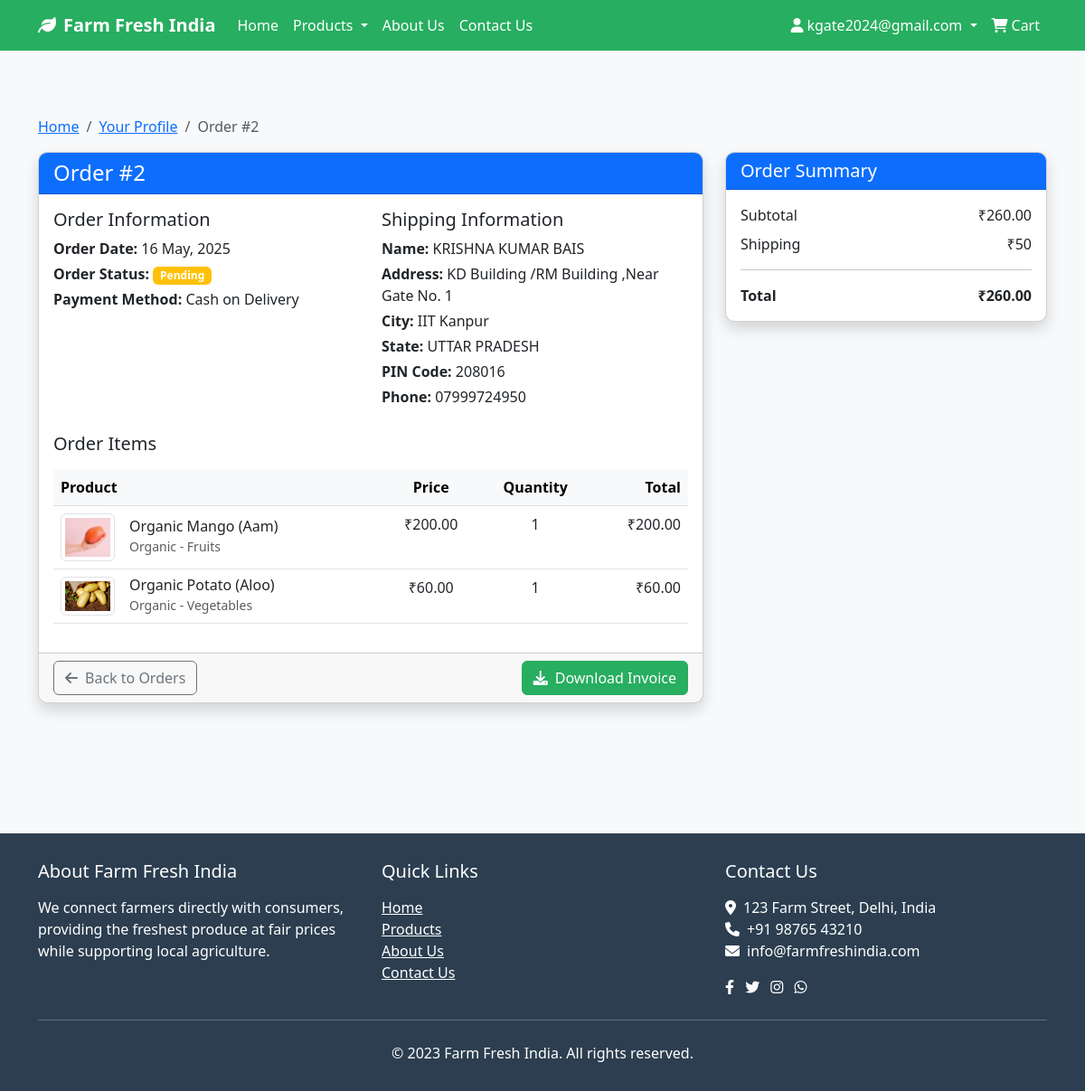
Screenshot of /cart/order/2/ (signed in) with the database file from the repository.
### cart/models.py (models this page shows, shortened)
class Order(models.Model):
    PAYMENT_METHOD_CHOICES = [
        ('upi', 'UPI'),
        ('card', 'Credit/Debit Card'),
        ('cod', 'Cash on Delivery'),
    ]
    ORDER_STATUS_CHOICES = [
        ('pending', 'Pending'),
        ('processing', 'Processing'),
        ('shipped', 'Shipped'),
        ('delivered', 'Delivered'),
        ('cancelled', 'Cancelled'),
    ]
    user = models.ForeignKey(User, on_delete=models.CASCADE, related_name='orders')
    full_name = models.CharField(max_length=150)
    email = models.EmailField()
    phone = models.CharField(max_length=15)
    address = models.CharField(max_length=250)
    city = models.CharField(max_length=100)
    state = models.CharField(max_length=100)
    pin_code = models.CharField(max_length=20)
    created = models.DateTimeField(auto_now_add=True)
    updated = models.DateTimeField(auto_now=True)
    payment_method = models.CharField(max_length=10, choices=PAYMENT_METHOD_CHOICES, default='cod')
    transaction_id = models.CharField(max_length=150, blank=True)
    status = models.CharField(max_length=20, choices=ORDER_STATUS_CHOICES, default='pending')
    total_paid = models.DecimalField(max_digits=10, decimal_places=2)
    class Meta:
        ordering = ('-created',)
    def get_total_cost(self):
        return sum(item.get_cost() for item in self.items.all())

class OrderItem(models.Model):
    order = models.ForeignKey(Order, related_name='items', on_delete=models.CASCADE)
    product = models.ForeignKey(Product, related_name='order_items', on_delete=models.CASCADE)
    price = models.DecimalField(max_digits=10, decimal_places=2)
    quantity = models.PositiveIntegerField(default=1)
    def get_cost(self):
        return self.price * self.quantity

### products/models.py (models this page shows, shortened)
class Product(models.Model):
    category = models.ForeignKey(Category, related_name='products', on_delete=models.CASCADE)
    name = models.CharField(max_length=100)
    slug = models.SlugField(max_length=150, unique=True)
    description = models.TextField(blank=True)
    price = models.DecimalField(max_digits=10, decimal_places=2)
    stock = models.PositiveIntegerField(default=0)
    available = models.BooleanField(default=True)
    created = models.DateTimeField(auto_now_add=True)
    updated = models.DateTimeField(auto_now=True)
    image = models.ImageField(upload_to='products/', blank=True)
    is_featured = models.BooleanField(default=False)
    unit = models.CharField(max_length=20, default='kg', help_text='Unit of measurement (kg, g, piece)')
    class Meta:
        ordering = ('name',)

class Category(models.Model):
    CATEGORY_CHOICES = [
        ('normal', 'Normal'),
        ('organic', 'Organic'),
    ]
    SUB_CATEGORY_CHOICES = [
        ('anaj', 'Anaj (Grains)'),
        ('fruits', 'Fruits'),
        ('vegetables', 'Vegetables'),
    ]
    name = models.CharField(max_length=50)
    slug = models.SlugField(max_length=100, unique=True)
    category_type = models.CharField(max_length=10, choices=CATEGORY_CHOICES)
    sub_category = models.CharField(max_length=20, choices=SUB_CATEGORY_CHOICES)
    description = models.TextField(blank=True)
    image = models.ImageField(upload_to='categories/', blank=True)
    class Meta:
        verbose_name_plural = 'Categories'
        ordering = ('name',)

### cart/views.py (the view)
# urls.py: path('order/<int:order_id>/', cart_views.order_detail, name='order_detail'),
@login_required
def order_detail(request, order_id):
    order = get_object_or_404(Order, id=order_id, user=request.user)
    return render(request, 'cart/order_detail.html', {'order': order})

### cart/context_processors.py (called while the page is built)
def cart_total(request):
    if request.user.is_authenticated:
        cart = Cart(request)
        return {'cart': cart}
    return {'cart': None}

### cart/models.py (called while the page is built)
    def __len__(self):
        return sum(item['quantity'] for item in self.cart.values())

### templates/cart/order_detail.html (shortened to what this page needs)
{% extends 'base/base.html' %}
{% block content %}
<div class="container py-5">
    <nav aria-label="breadcrumb">
        <ol class="breadcrumb">
            <li class="breadcrumb-item"><a href="{% url 'home' %}">Home</a></li>
            <li class="breadcrumb-item"><a href="{% url 'profile' %}">Your Profile</a></li>
            <li class="breadcrumb-item active" aria-current="page">Order #{{ order.id }}</li>
        </ol>
    </nav>
    <div class="row">
        <div class="col-md-8 mb-4">
            <div class="card shadow">
                <div class="card-header bg-primary text-white">
                    <h4 class="mb-0">Order #{{ order.id }}</h4>
                </div>
                <div class="card-body">
                    <div class="row mb-4">
                        <div class="col-md-6">
                            <h5>Order Information</h5>
                            <p class="mb-1"><strong>Order Date:</strong> {{ order.created|date:"d F, Y" }}</p>
                            <p class="mb-1"><strong>Order Status:</strong>
                                {% if order.status == 'pending' %}
                                <span class="badge bg-warning">Pending</span>
                                {% elif order.status == 'processing' %}
                                <span class="badge bg-info">Processing</span>
                                {% elif order.status == 'shipped' %}
                                <span class="badge bg-primary">Shipped</span>
                                {% elif order.status == 'delivered' %}
                                <span class="badge bg-success">Delivered</span>
                                {% else %}
                                <span class="badge bg-secondary">{{ order.status }}</span>
                                {% endif %}
                            </p>
                            <p class="mb-1"><strong>Payment Method:</strong> {{ order.get_payment_method_display }}</p>
                        </div>
                        <div class="col-md-6">
                            <h5>Shipping Information</h5>
                            <p class="mb-1"><strong>Name:</strong> {{ order.full_name }}</p>
                            <p class="mb-1"><strong>Address:</strong> {{ order.address }}</p>
                            <p class="mb-1"><strong>City:</strong> {{ order.city }}</p>
                            <p class="mb-1"><strong>State:</strong> {{ order.state }}</p>
                            <p class="mb-1"><strong>PIN Code:</strong> {{ order.pin_code }}</p>
                            <p class="mb-1"><strong>Phone:</strong> {{ order.phone }}</p>
                        </div>
                    </div>
                    <h5 class="mb-3">Order Items</h5>
                    <div class="table-responsive">
                        <table class="table table-hover">
                            <thead class="table-light">
                                <tr>
                                    <th>Product</th>
                                    <th class="text-center">Price</th>
                                    <th class="text-center">Quantity</th>
                                    <th class="text-end">Total</th>
                                </tr>
                            </thead>
                            <tbody>
                                {% for item in order.items.all %}
                                <tr>
                                    <td>
                                        <div class="d-flex align-items-center">
                                            {% if item.product.image %}
                                            <img src="{{ item.product.image.url }}" alt="{{ item.product.name }}" class="img-thumbnail me-3" style="max-width: 60px; max-height: 60px;">
                                            {% else %}
                                            <img src="https://via.placeholder.com/60x60.png?text={{ item.product.name }}" alt="{{ item.product.name }}" class="img-thumbnail me-3">
                                            {% endif %}
                                            <div>
                                                <h6 class="mb-0">{{ item.product.name }}</h6>
                                                <small class="text-muted">{{ item.product.category.get_category_type_display }} - {{ item.product.category.get_sub_category_display }}</small>
                                            </div>
                                        </div>
                                    </td>
                                    <td class="text-center">₹{{ item.price }}</td>
                                    <td class="text-center">{{ item.quantity }}</td>
                                    <td class="text-end">₹{{ item.get_cost }}</td>
                                </tr>
                                {% endfor %}
                            </tbody>
                        </table>
                    </div>
                </div>
                <div class="card-footer">
                    <div class="row">
                        <div class="col-md-6">
                            <a href="{% url 'profile' %}" class="btn btn-outline-secondary">
                                <i class="fas fa-arrow-left me-2"></i>Back to Orders
                            </a>
                        </div>
                        <div class="col-md-6 text-end">
                            <a href="#" class="btn btn-primary">
                                <i class="fas fa-download me-2"></i>Download Invoice
                            </a>
                        </div>
                    </div>
                </div>
            </div>
        </div>
        <div class="col-md-4">
            <div class="card shadow">
                <div class="card-header bg-primary text-white">
                    <h5 class="mb-0">Order Summary</h5>
                </div>
                <div class="card-body">
                    <div class="d-flex justify-content-between mb-2">
                        <span>Subtotal</span>
                        <span>₹{{ order.get_total_cost }}</span>
                    </div>
                    <div class="d-flex justify-content-between mb-2">
                        <span>Shipping</span>
                        {% if order.get_total_cost >= 500 %}
                            <span class="text-success">Free</span>
                        {% else %}
                            <span>₹50</span>
                        {% endif %}
                    </div>
                    <hr>
                    <div class="d-flex justify-content-between">
                        <strong>Total</strong>
                        <strong>₹{{ order.total_paid }}</strong>
                    </div>
                </div>
            </div>
        </div>
    </div>
</div>
{% endblock %}

### templates/base/base.html (shortened to what this page needs)
<!DOCTYPE html>
{% load i18n %}
<html lang="{{ LANGUAGE_CODE }}">
<head>
    <link href="https://cdn.jsdelivr.net/npm/bootstrap@5.3.0/dist/css/bootstrap.min.css" rel="stylesheet">
    <link rel="stylesheet" href="https://cdnjs.cloudflare.com/ajax/libs/font-awesome/6.0.0/css/all.min.css">
</head>
<body>
    <header>
        <nav class="navbar navbar-expand-lg navbar-dark">
            <div class="container">
                <a class="navbar-brand" href="{% url 'home' %}">
                    <i class="fas fa-leaf me-2"></i>{% trans "Farm Fresh India" %}
                </a>
                <div class="collapse navbar-collapse" id="navbarNav">
                    <ul class="navbar-nav me-auto">
                        <li class="nav-item">
                            <a class="nav-link" href="{% url 'home' %}">{% trans "Home" %}</a>
                        </li>
                        <li class="nav-item dropdown">
                            <a class="nav-link dropdown-toggle" href="#" id="navbarDropdown" role="button" data-bs-toggle="dropdown" aria-expanded="false">
                                {% trans "Products" %}
                            </a>
                        </li>
                        <li class="nav-item">
                            <a class="nav-link" href="{% url 'about' %}">{% trans "About Us" %}</a>
                        </li>
                        <li class="nav-item">
                            <a class="nav-link" href="{% url 'contact' %}">{% trans "Contact Us" %}</a>
                        </li>
                    </ul>
                    <ul class="navbar-nav">
                        {% if user.is_authenticated %}
                            <li class="nav-item dropdown">
                                <a class="nav-link dropdown-toggle" href="#" id="userDropdown" role="button" data-bs-toggle="dropdown" aria-expanded="false">
                                    <i class="fas fa-user me-1"></i>{{ user.username }}
                                </a>
                            </li>
                        {% endif %}
                        <li class="nav-item">
                            <a class="nav-link" href="{% url 'cart_detail' %}">
                                <i class="fas fa-shopping-cart me-1"></i>{% trans "Cart" %}
                            </a>
                        </li>
                    </ul>
                </div>
            </div>
        </nav>
    </header>
    <main class="py-4">
        {% block content %}{% endblock %}
    </main>
    <footer class="footer mt-5">
        <div class="container">
            <div class="row">
                <div class="col-md-4 mb-4 mb-md-0">
                    <h5 class="mb-3">About Farm Fresh India</h5>
                    <p>We connect farmers directly with consumers, providing the freshest produce at fair prices while supporting local agriculture.</p>
                </div>
                <div class="col-md-4 mb-4 mb-md-0">
                    <h5 class="mb-3">Quick Links</h5>
                    <ul class="list-unstyled">
                        <li><a href="{% url 'home' %}" class="text-white">Home</a></li>
                        <li><a href="{% url 'category_list' 'normal' %}" class="text-white">Products</a></li>
                        <li><a href="{% url 'about' %}" class="text-white">About Us</a></li>
                        <li><a href="{% url 'contact' %}" class="text-white">Contact Us</a></li>
                    </ul>
                </div>
                <div class="col-md-4">
                    <h5 class="mb-3">Contact Us</h5>
                    <ul class="list-unstyled">
                        <li><i class="fas fa-map-marker-alt me-2"></i>123 Farm Street, Delhi, India</li>
                        <li><i class="fas fa-phone me-2"></i>+91 98765 43210</li>
                        <li><i class="fas fa-envelope me-2"></i>info@farmfreshindia.com</li>
                    </ul>
                    <div class="mt-3">
                        <a href="#" class="text-white me-2"><i class="fab fa-facebook-f"></i></a>
                        <a href="#" class="text-white me-2"><i class="fab fa-twitter"></i></a>
                        <a href="#" class="text-white me-2"><i class="fab fa-instagram"></i></a>
                        <a href="#" class="text-white"><i class="fab fa-whatsapp"></i></a>
                    </div>
                </div>
            </div>
            <hr class="my-4 bg-light">
            <div class="text-center">
                <p class="mb-0">&copy; 2023 Farm Fresh India. All rights reserved.</p>
            </div>
        </div>
    </footer>
</body>
</html>

### templates/base/base.html (style rules this page uses)
:root { --primary-color: #27ae60; --secondary-color: #f39c12; --dark-color: #2c3e50; --light-color: #ecf0f1; }
body { font-family: 'Segoe UI', Tahoma, Geneva, Verdana, sans-serif; background-color: #f8f9fa; }
.navbar { background-color: var(--primary-color); }
.navbar-brand { font-weight: bold; color: white !important; }
.nav-link { color: white !important; font-weight: 500; }
.btn-primary { background-color: var(--primary-color); border-color: var(--primary-color); }
.card { border-radius: 10px; overflow: hidden; transition: transform 0.3s; box-shadow: 0 4px 6px rgba(0, 0, 0, 0.1); }
.footer { background-color: var(--dark-color); color: white; padding: 30px 0; }

### rows the page displays
Order: id "2", created "16 May, 2025", payment_method "Cash on Delivery", full_name "KRISHNA KUMAR BAIS", address "KD Building /RM Building ,Near Gate No. 1", city "IIT Kanpur", state "UTTAR PRADESH", pin_code "208016", phone "07999724950", get_total_cost "260.00", total_paid "260.00"
OrderItem: product.image (picture), product.name "Organic Mango (Aam)", product.category.category_type "Organic", product.category.sub_category "Fruits", price "200.00", quantity "1", get_cost "200.00"
OrderItem: product.image (picture), product.name "Organic Potato (Aloo)", product.category.category_type "Organic", product.category.sub_category "Vegetables", price "60.00", quantity "1", get_cost "60.00"

### other values shown
{{ user.username }} "kgate2024@gmail.com"
